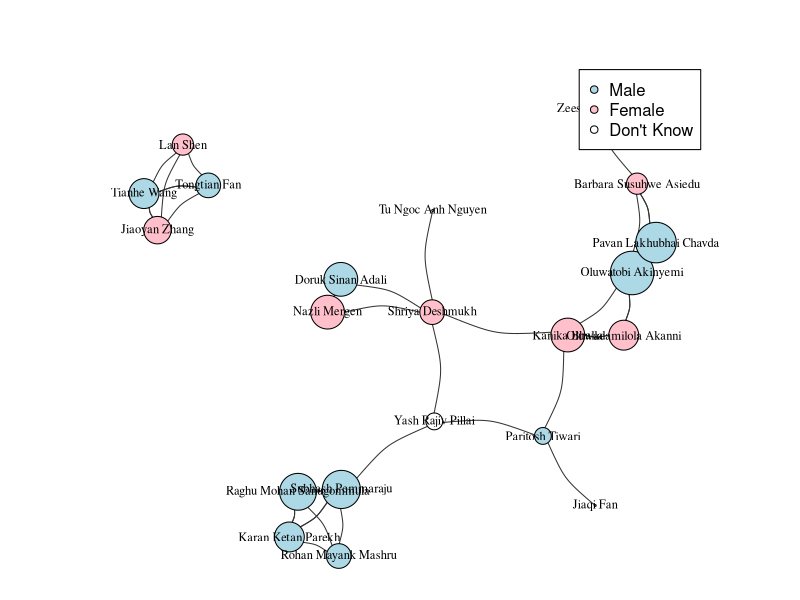
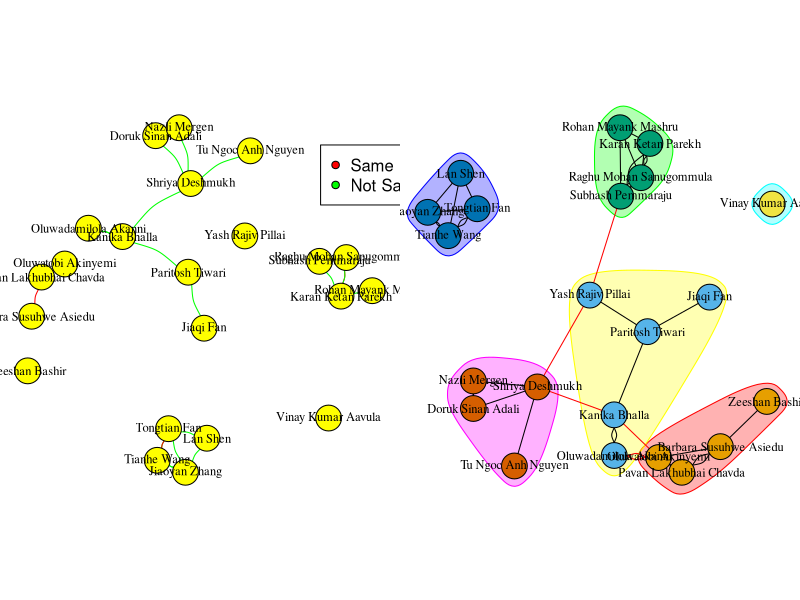
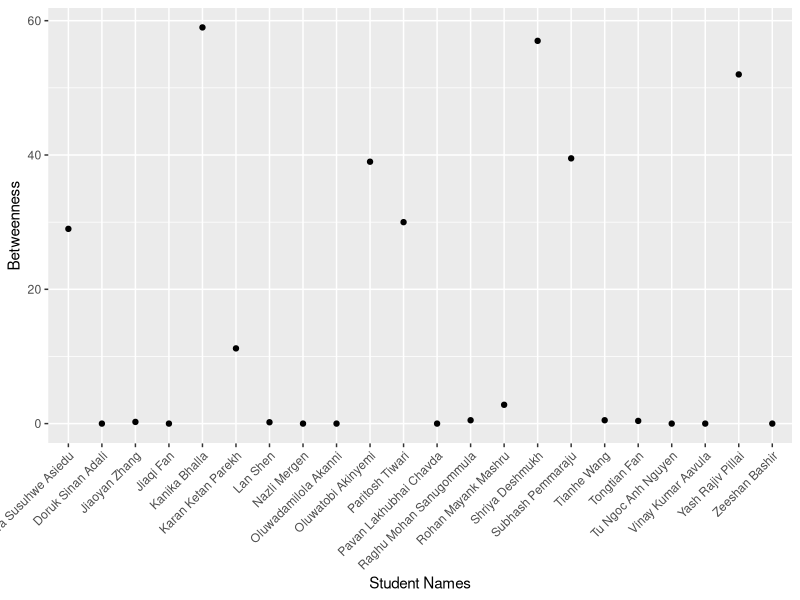
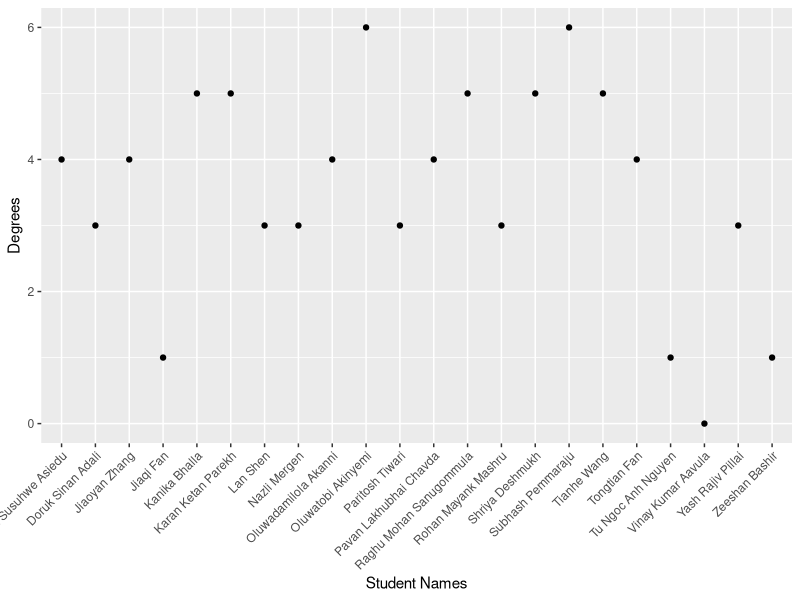

Write R code to recreate these figures, in order.
library(igraph)
library(cluster)
library(ggplot2)
setwd("/Users/tianhewang/Desktop/HU/ANLY512/dataviz/assignment5")

nodes <- read.csv("nodes.csv", quote = "\"", header = TRUE)
edges <- read.csv("edges.csv", quote = "\"", header = TRUE)
g1 <-graph_from_data_frame(d=edges, vertices=nodes, directed=FALSE)
g2 <-graph_from_data_frame(d=edges, vertices=nodes, directed=FALSE)
g3 <-graph_from_data_frame(d=edges, vertices=nodes, directed=FALSE)

#par(mar=c(0, 0, 0, 0))
#plot(g,
#     vertex.color = "grey", # change color of nodes
#     vertex.label.color = "black", # change color of labels
#     vertex.label.cex = .75, # change size of labels to 75% of original size
#     edge.curved=.25, # add a 25% curve to the edges
#     edge.color="grey20") # change edge color to grey

V(g1)$size <- log(strength(g1)) * 6
par(mar=c(0, 0, 0, 0))
V(g1)$color <- NA
V(g1)$color <- ifelse(V(g1)$sex == "Male", "lightblue", "pink")
plot(g1,
     vertex.label.color = "black", # change color of labels
     vertex.label.cex = .75, # change size of labels to 75% of original size
     edge.curved=.25, # add a 25% curve to the edges
     #layout=layout_in_circle, main="Circle",
     edge.color="grey20") # change edge color to grey
legend(x = 0.7, y = 0.9, legend = c("Male", "Female", "Don't Know"),
       pch = 21, pt.bg = c("lightblue", "pink", "white"))

par(mfrow=c(1,2))
set.seed(777)
fr <- layout_with_fr(g2, niter=1000)
E(g2)$color <- NA
E(g2)$color <- ifelse(E(g2)$sf == "Yes", "red", "green")
                      #ifelse(E(g2)$sf == "No", "green", "black"))
plot(g2, layout=fr,
     vertex.color = "yellow",
     vertex.label.color = "black", # change color of labels
     vertex.label.cex = .75, # change size of labels to 75% of original size
     edge.curved=.25) # add a 25% curve to the edges

legend(x = 0.7, y = 0.9, legend = c("Same Industry", "Not Same Industry"),
       pch = 21, pt.bg = c("red", "green"))


par(mar=c(0, 0, 0, 0))
set.seed(3545)
# Community detection (by optimizing modularity over partitions):
clp <- cluster_optimal(g3)
class(clp)

# Community detection returns an object of class "communities" 
# which igraph knows how to plot: 
plot(clp, g3,
     vertex.label.color = "black",
     vertex.label.cex = .75)

#####################
bet <- betweenness(g3)
head(bet)
df = data.frame(name = names(bet), bw = bet)
ggplot(data = df, aes(x = name, y = bw)) +
  geom_point() +
  theme(axis.text.x = element_text(angle = 45, hjust = 1)) +
  xlab("Student Names") +
  ylab("Betweenness")

deg <- degree(g3)
df2 = data.frame(name = names(deg), degree = deg)
ggplot(data = df2, aes(x = name, y = degree)) +
  geom_point() +
  theme(axis.text.x = element_text(angle = 45, hjust = 1)) +
  xlab("Student Names") +
  ylab("Degrees")

       